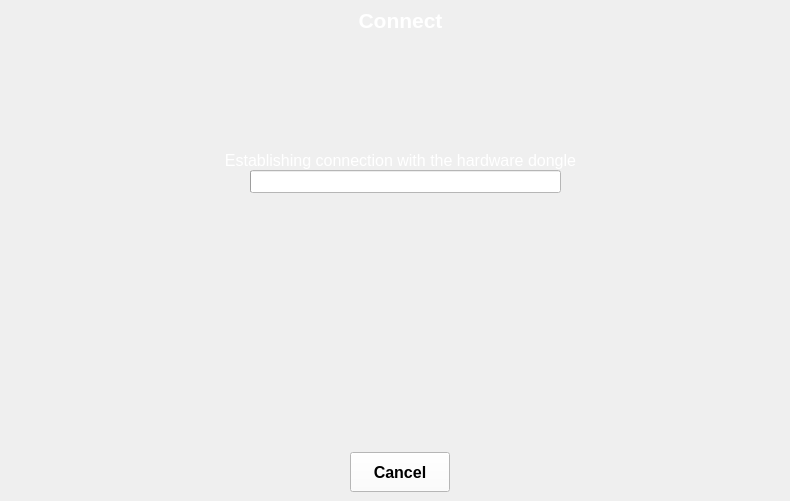
    <widget class="QWidget" name="pageConnect">
     <widget class="QLabel" name="label_5">
      <property name="geometry">
       <rect>
        <x>20</x>
        <y>10</y>
        <width>761</width>
        <height>20</height>
       </rect>
      </property>
      <property name="font">
       <font>
        <pointsize>16</pointsize>
        <weight>75</weight>
        <bold>true</bold>
       </font>
      </property>
      <property name="styleSheet">
       <string notr="true">color: rgb(255, 255, 255);</string>
      </property>
      <property name="text">
       <string>Connect</string>
      </property>
      <property name="alignment">
       <set>Qt::AlignCenter</set>
      </property>
     </widget>
     <widget class="QProgressBar" name="barConnectProgress">
      <property name="geometry">
       <rect>
        <x>250</x>
        <y>170</y>
        <width>311</width>
        <height>23</height>
       </rect>
      </property>
      <property name="font">
       <font>
        <pointsize>11</pointsize>
       </font>
      </property>
      <property name="styleSheet">
       <string notr="true">background-color: rgba(255, 255, 255, 255);</string>
      </property>
      <property name="maximum">
       <number>5</number>
      </property>
      <property name="value">
       <number>-1</number>
      </property>
     </widget>
     <widget class="QLabel" name="label_6">
      <property name="geometry">
       <rect>
        <x>20</x>
        <y>150</y>
        <width>761</width>
        <height>20</height>
       </rect>
      </property>
      <property name="font">
       <font>
        <pointsize>12</pointsize>
       </font>
      </property>
      <property name="styleSheet">
       <string notr="true">color: rgb(255, 255, 255);</string>
      </property>
      <property name="text">
       <string>Establishing connection with the hardware dongle</string>
      </property>
      <property name="alignment">
       <set>Qt::AlignCenter</set>
      </property>
     </widget>
     <widget class="QPushButton" name="btCancel">
      <property name="geometry">
       <rect>
        <x>350</x>
        <y>452</y>
        <width>100</width>
        <height>40</height>
       </rect>
      </property>
      <property name="minimumSize">
       <size>
        <width>100</width>
        <height>40</height>
       </size>
      </property>
      <property name="maximumSize">
       <size>
        <width>100</width>
        <height>40</height>
       </size>
      </property>
      <property name="font">
       <font>
        <pointsize>12</pointsize>
        <weight>75</weight>
        <bold>true</bold>
       </font>
      </property>
      <property name="styleSheet">
       <string notr="true">background-color: rgba(255, 255, 255, 255);</string>
      </property>
      <property name="text">
       <string>Cancel</string>
      </property>
     </widget>
    </widget>
